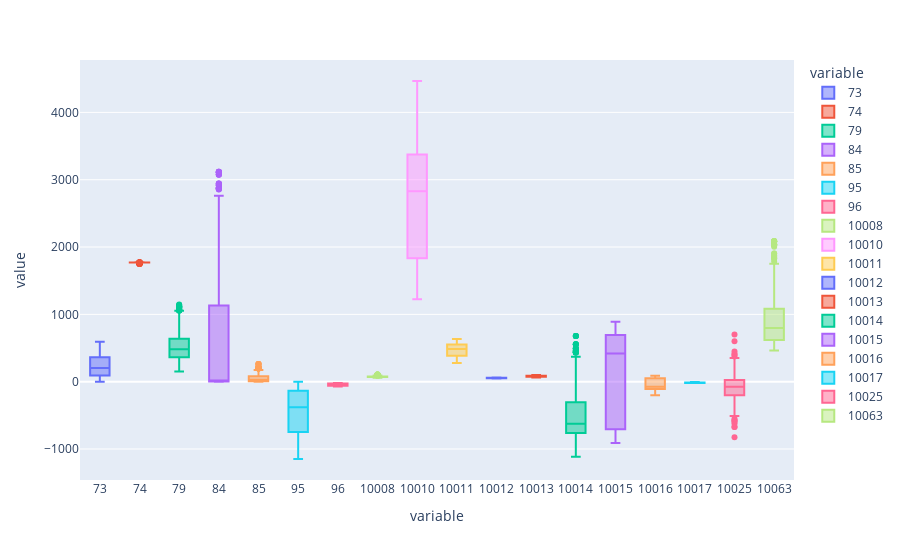

Notebook code for this chart:
### Markdown cell above
#### Boxplot

### Code cell
df_base.plot.box(color='variable')

### Figure 1 — Plotly figure (JSON) as saved in the notebook; plotly's stock layout.template omitted (floating-point values rounded to 4 significant figures; data arrays with more than 128 entries replaced by an {"elided": "..."} marker saying what was removed)
{"data": [{"alignmentgroup": "True", "hovertemplate": "variable=%{x}<br>value=%{y}<extra></extra>", "legendgroup": "73", "marker": {"color": "#636efa"}, "name": "73", "notched": false, "offsetgroup": "73", "orientation": "v", "showlegend": true, "type": "box", "x": {"elided": "672 str values"}, "x0": " ", "xaxis": "x", "y": {"elided": "672 float values"}, "y0": " ", "yaxis": "y"}, {"alignmentgroup": "True", "hovertemplate": "variable=%{x}<br>value=%{y}<extra></extra>", "legendgroup": "74", "marker": {"color": "#EF553B"}, "name": "74", "notched": false, "offsetgroup": "74", "orientation": "v", "showlegend": true, "type": "box", "x": {"elided": "672 str values"}, "x0": " ", "xaxis": "x", "y": {"elided": "672 float values"}, "y0": " ", "yaxis": "y"}, {"alignmentgroup": "True", "hovertemplate": "variable=%{x}<br>value=%{y}<extra></extra>", "legendgroup": "79", "marker": {"color": "#00cc96"}, "name": "79", "notched": false, "offsetgroup": "79", "orientation": "v", "showlegend": true, "type": "box", "x": {"elided": "672 str values"}, "x0": " ", "xaxis": "x", "y": {"elided": "672 float values"}, "y0": " ", "yaxis": "y"}, {"alignmentgroup": "True", "hovertemplate": "variable=%{x}<br>value=%{y}<extra></extra>", "legendgroup": "84", "marker": {"color": "#ab63fa"}, "name": "84", "notched": false, "offsetgroup": "84", "orientation": "v", "showlegend": true, "type": "box", "x": {"elided": "672 str values"}, "x0": " ", "xaxis": "x", "y": {"elided": "672 float values"}, "y0": " ", "yaxis": "y"}, {"alignmentgroup": "True", "hovertemplate": "variable=%{x}<br>value=%{y}<extra></extra>", "legendgroup": "85", "marker": {"color": "#FFA15A"}, "name": "85", "notched": false, "offsetgroup": "85", "orientation": "v", "showlegend": true, "type": "box", "x": {"elided": "672 str values"}, "x0": " ", "xaxis": "x", "y": {"elided": "672 float values"}, "y0": " ", "yaxis": "y"}, {"alignmentgroup": "True", "hovertemplate": "variable=%{x}<br>value=%{y}<extra></extra>", "legendgroup": "95", "marker": {"color": "#19d3f3"}, "name": "95", "notched": false, "offsetgroup": "95", "orientation": "v", "showlegend": true, "type": "box", "x": {"elided": "672 str values"}, "x0": " ", "xaxis": "x", "y": {"elided": "672 float values"}, "y0": " ", "yaxis": "y"}, {"alignmentgroup": "True", "hovertemplate": "variable=%{x}<br>value=%{y}<extra></extra>", "legendgroup": "96", "marker": {"color": "#FF6692"}, "name": "96", "notched": false, "offsetgroup": "96", "orientation": "v", "showlegend": true, "type": "box", "x": {"elided": "672 str values"}, "x0": " ", "xaxis": "x", "y": {"elided": "672 float values"}, "y0": " ", "yaxis": "y"}, {"alignmentgroup": "True", "hovertemplate": "variable=%{x}<br>value=%{y}<extra></extra>", "legendgroup": "10008", "marker": {"color": "#B6E880"}, "name": "10008", "notched": false, "offsetgroup": "10008", "orientation": "v", "showlegend": true, "type": "box", "x": {"elided": "672 str values"}, "x0": " ", "xaxis": "x", "y": {"elided": "672 float values"}, "y0": " ", "yaxis": "y"}, {"alignmentgroup": "True", "hovertemplate": "variable=%{x}<br>value=%{y}<extra></extra>", "legendgroup": "10010", "marker": {"color": "#FF97FF"}, "name": "10010", "notched": false, "offsetgroup": "10010", "orientation": "v", "showlegend": true, "type": "box", "x": {"elided": "672 str values"}, "x0": " ", "xaxis": "x", "y": {"elided": "672 float values"}, "y0": " ", "yaxis": "y"}, {"alignmentgroup": "True", "hovertemplate": "variable=%{x}<br>value=%{y}<extra></extra>", "legendgroup": "10011", "marker": {"color": "#FECB52"}, "name": "10011", "notched": false, "offsetgroup": "10011", "orientation": "v", "showlegend": true, "type": "box", "x": {"elided": "672 str values"}, "x0": " ", "xaxis": "x", "y": {"elided": "672 float values"}, "y0": " ", "yaxis": "y"}, {"alignmentgroup": "True", "hovertemplate": "variable=%{x}<br>value=%{y}<extra></extra>", "legendgroup": "10012", "marker": {"color": "#636efa"}, "name": "10012", "notched": false, "offsetgroup": "10012", "orientation": "v", "showlegend": true, "type": "box", "x": {"elided": "672 str values"}, "x0": " ", "xaxis": "x", "y": {"elided": "672 float values"}, "y0": " ", "yaxis": "y"}, {"alignmentgroup": "True", "hovertemplate": "variable=%{x}<br>value=%{y}<extra></extra>", "legendgroup": "10013", "marker": {"color": "#EF553B"}, "name": "10013", "notched": false, "offsetgroup": "10013", "orientation": "v", "showlegend": true, "type": "box", "x": {"elided": "672 str values"}, "x0": " ", "xaxis": "x", "y": {"elided": "672 float values"}, "y0": " ", "yaxis": "y"}, {"alignmentgroup": "True", "hovertemplate": "variable=%{x}<br>value=%{y}<extra></extra>", "legendgroup": "10014", "marker": {"color": "#00cc96"}, "name": "10014", "notched": false, "offsetgroup": "10014", "orientation": "v", "showlegend": true, "type": "box", "x": {"elided": "672 str values"}, "x0": " ", "xaxis": "x", "y": {"elided": "672 float values"}, "y0": " ", "yaxis": "y"}, {"alignmentgroup": "True", "hovertemplate": "variable=%{x}<br>value=%{y}<extra></extra>", "legendgroup": "10015", "marker": {"color": "#ab63fa"}, "name": "10015", "notched": false, "offsetgroup": "10015", "orientation": "v", "showlegend": true, "type": "box", "x": {"elided": "672 str values"}, "x0": " ", "xaxis": "x", "y": {"elided": "672 float values"}, "y0": " ", "yaxis": "y"}, {"alignmentgroup": "True", "hovertemplate": "variable=%{x}<br>value=%{y}<extra></extra>", "legendgroup": "10016", "marker": {"color": "#FFA15A"}, "name": "10016", "notched": false, "offsetgroup": "10016", "orientation": "v", "showlegend": true, "type": "box", "x": {"elided": "672 str values"}, "x0": " ", "xaxis": "x", "y": {"elided": "672 float values"}, "y0": " ", "yaxis": "y"}, {"alignmentgroup": "True", "hovertemplate": "variable=%{x}<br>value=%{y}<extra></extra>", "legendgroup": "10017", "marker": {"color": "#19d3f3"}, "name": "10017", "notched": false, "offsetgroup": "10017", "orientation": "v", "showlegend": true, "type": "box", "x": {"elided": "672 str values"}, "x0": " ", "xaxis": "x", "y": {"elided": "672 float values"}, "y0": " ", "yaxis": "y"}, {"alignmentgroup": "True", "hovertemplate": "variable=%{x}<br>value=%{y}<extra></extra>", "legendgroup": "10025", "marker": {"color": "#FF6692"}, "name": "10025", "notched": false, "offsetgroup": "10025", "orientation": "v", "showlegend": true, "type": "box", "x": {"elided": "672 str values"}, "x0": " ", "xaxis": "x", "y": {"elided": "672 float values"}, "y0": " ", "yaxis": "y"}, {"alignmentgroup": "True", "hovertemplate": "variable=%{x}<br>value=%{y}<extra></extra>", "legendgroup": "10063", "marker": {"color": "#B6E880"}, "name": "10063", "notched": false, "offsetgroup": "10063", "orientation": "v", "showlegend": true, "type": "box", "x": {"elided": "672 str values"}, "x0": " ", "xaxis": "x", "y": {"elided": "672 float values"}, "y0": " ", "yaxis": "y"}], "layout": {"boxmode": "overlay", "legend": {"title": {"text": "variable"}, "tracegroupgap": 0}, "margin": {"t": 60}, "xaxis": {"anchor": "y", "categoryarray": ["73", "74", "79", "84", "85", "95", "96", "10008", "10010", "10011", "10012", "10013", "10014", "10015", "10016", "10017", "10025", "10063"], "categoryorder": "array", "domain": [0, 1], "title": {"text": "variable"}}, "yaxis": {"anchor": "x", "domain": [0, 1], "title": {"text": "value"}}}}
